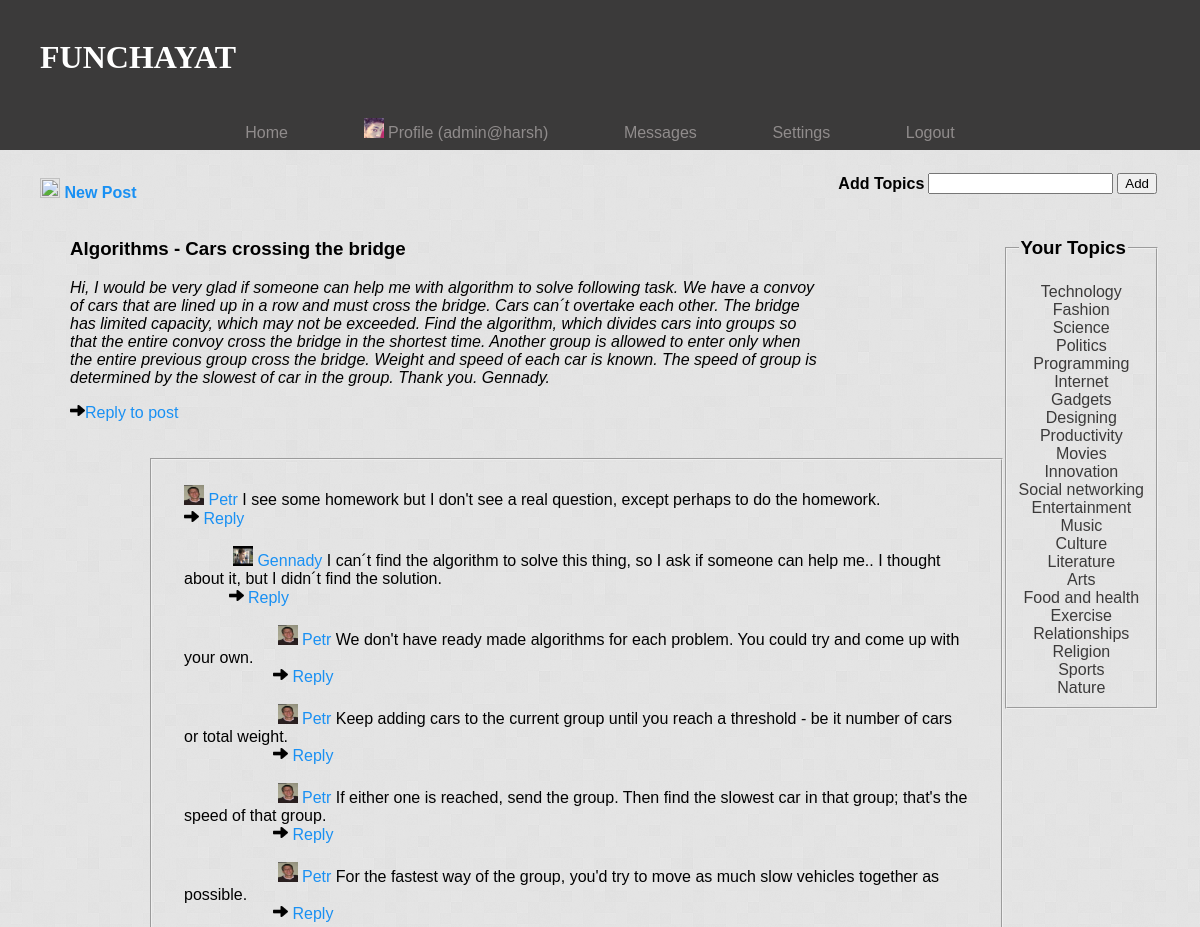
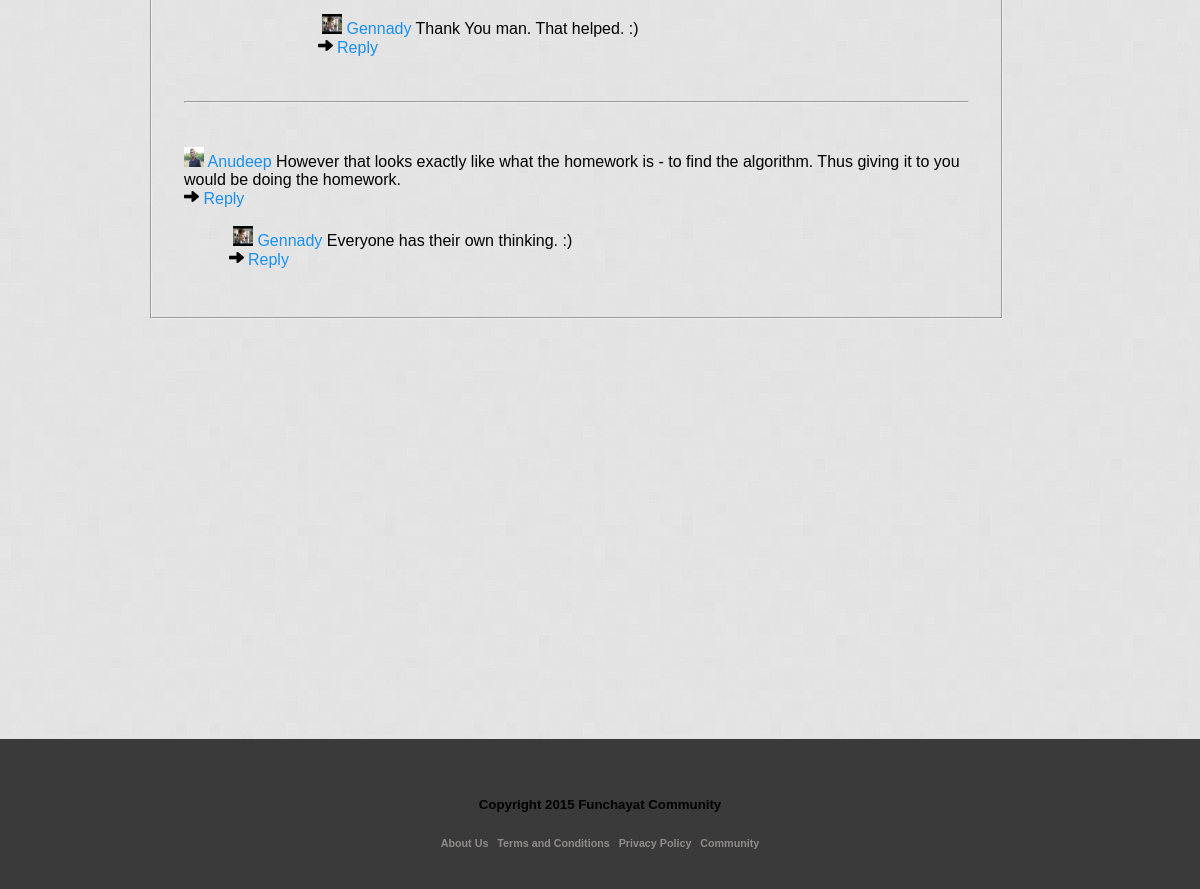
/showpost.php?id=0 (signed in), run on the app's committed database (2 pictures, top to bottom).
### tables this page shows
CREATE TABLE IF NOT EXISTS `replies` (
  `serial` int(11) NOT NULL,
  `post_id` int(11) NOT NULL,
  `rep_id` int(11) NOT NULL,
  `root` int(11) NOT NULL,
  `by` varchar(30) NOT NULL,
  PRIMARY KEY (`serial`)
);

### functions/main.php (the view, shortened to what this page needs)
<?php
	function get_pic($uname) {
		$res=@mysql_query("SELECT * from users where uname='$uname'");
		$res=mysql_fetch_array($res);
		if($res['userpicture'])
			return ("profile_images/$uname.jpg");
		else
			return ("images/user.jpg");
	}
	function display_all_replies($post_id, $curr_id, $indent, $first) {
		$sql="SELECT * from `replies` where `root`='$curr_id' and `post_id`='$post_id'";
		$res=mysql_query($sql);
		if(!mysql_num_rows($res)) {
			return;
		}
		echo "<div style='margin-left: 10*$indent'>";
		while($data=mysql_fetch_array($res)) {
			$rep_id=$data['rep_id'];
			if($curr_id==$post_id and !$first) echo "<br><hr><br><br>";
			$first=false;
			$by=$data['by'];
			$pic=get_pic($by);
			$fp=@fopen("replies/$post_id/$rep_id.txt", "r");
			$rep=@fread($fp, filesize("replies/$post_id/$rep_id.txt"));
			for($i=0; $i<$indent; $i++) echo "&nbsp;"; ?>
            <img src='<?php echo $pic; ?>' width='20' height='20'/>
            <?php
			echo "<a href='profile.php?member=$by'>$by</a> "; echo $rep; echo "<br>";
			echo "<a href='reply.php?id=$post_id&root=$rep_id'><img src='images/reply.png' width='15' height='15''/> Reply</a><br><br>";
			display_all_replies($post_id, $rep_id, $indent+10, $first);
		}
		echo "</div>";
	}
?>

### css/main.css (style rules this page uses)
body { background-image:url(../images/background.png); font-family:Arial, sans-serif; margin: 0px; }
a { text-decoration: none; color:rgba(25,144,243,1.00); }

### data on the page
replies: by "Petr", rep "I see some homework but I don't see a real question, except perhaps to do the homework."
replies: by "Gennady", rep "I can´t find the algorithm to solve this thing, so I ask if someone can help me.. I thought about it, but I didn´t find the solution."
replies: by "Petr", rep "We don't have ready made algorithms for each problem. You could try and come up with your own."
replies: by "Petr", rep "Keep adding cars to the current group until you reach a threshold - be it number of cars or total weight."
replies: by "Petr", rep "If either one is reached, send the group. Then find the slowest car in that group; that's the speed of that group."
replies: by "Petr", rep "For the fastest way of the group, you'd try to move as much slow vehicles together as possible."
replies: by "Gennady", rep "Thank You man. That helped. :)"
replies: shows a picture, by "Anudeep", rep "However that looks exactly like what the homework is - to find the algorithm. Thus giving it to you would be doing the homework."
replies: by "Gennady", rep "Everyone has their own thinking. :)"

### other printed values
$uname "admin@harsh"
$topics[$i] "Technology"
$topics[$i] "Fashion"
$topics[$i] "Science"
$topics[$i] "Politics"
$topics[$i] "Programming"
$topics[$i] "Internet"
$topics[$i] "Gadgets"
$topics[$i] "Designing"
$topics[$i] "Productivity"
$topics[$i] "Movies"
$topics[$i] "Innovation"
$topics[$i] "Social networking"
$topics[$i] "Entertainment"
$topics[$i] "Music"
